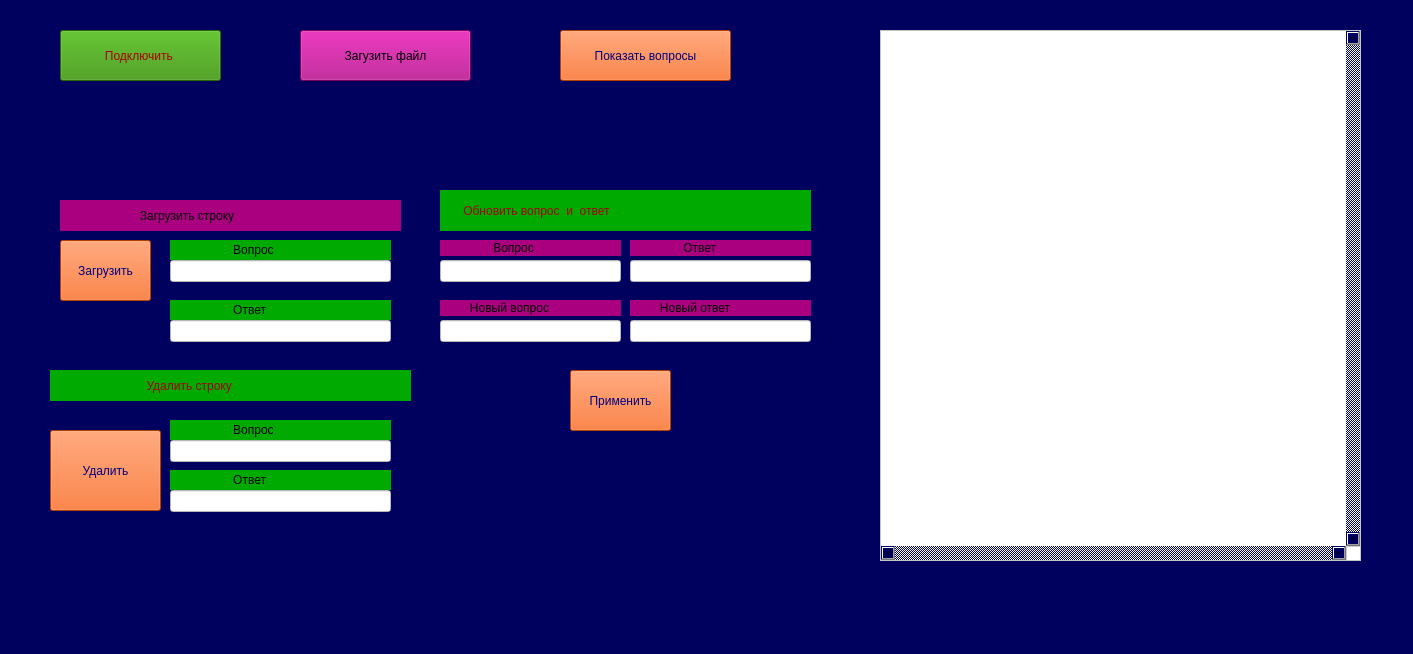
<?xml version="1.0" encoding="UTF-8"?>
<ui version="4.0">
 <class>MainWindow</class>
 <widget class="QMainWindow" name="MainWindow">
  <property name="geometry">
   <rect>
    <x>0</x>
    <y>0</y>
    <width>1413</width>
    <height>654</height>
   </rect>
  </property>
  <property name="windowTitle">
   <string>MainWindow</string>
  </property>
  <property name="styleSheet">
   <string notr="true">background-color: rgb(0, 0, 95);</string>
  </property>
  <widget class="QWidget" name="centralwidget">
   <widget class="QPushButton" name="Connect">
    <property name="geometry">
     <rect>
      <x>60</x>
      <y>30</y>
      <width>161</width>
      <height>51</height>
     </rect>
    </property>
    <property name="styleSheet">
     <string notr="true">background-color: rgb(52, 144, 3);
font: 12pt &quot;Segoe UI&quot;;
color: rgb(170, 0, 0);</string>
    </property>
    <property name="text">
     <string>Подключить </string>
    </property>
   </widget>
   <widget class="QPushButton" name="sellect_all">
    <property name="geometry">
     <rect>
      <x>560</x>
      <y>30</y>
      <width>171</width>
      <height>51</height>
     </rect>
    </property>
    <property name="styleSheet">
     <string notr="true">background-color: rgb(255, 85, 0);
font: 12pt &quot;Segoe UI&quot;;
color: rgb(0, 0, 127);</string>
    </property>
    <property name="text">
     <string>Показать вопросы</string>
    </property>
   </widget>
   <widget class="QPushButton" name="Load_exel">
    <property name="geometry">
     <rect>
      <x>300</x>
      <y>30</y>
      <width>171</width>
      <height>51</height>
     </rect>
    </property>
    <property name="styleSheet">
     <string notr="true">background-color: rgb(170, 0, 127);
font: 12pt &quot;Segoe UI&quot;;</string>
    </property>
    <property name="text">
     <string>Загузить файл</string>
    </property>
   </widget>
   <widget class="QLabel" name="label">
    <property name="geometry">
     <rect>
      <x>60</x>
      <y>200</y>
      <width>341</width>
      <height>31</height>
     </rect>
    </property>
    <property name="styleSheet">
     <string notr="true">background-color: rgb(170, 0, 127);
font: 12pt &quot;Segoe UI&quot;;</string>
    </property>
    <property name="text">
     <string>                        Загрузить строку</string>
    </property>
   </widget>
   <widget class="QLabel" name="label_2">
    <property name="geometry">
     <rect>
      <x>170</x>
      <y>240</y>
      <width>221</width>
      <height>20</height>
     </rect>
    </property>
    <property name="styleSheet">
     <string notr="true">background-color: rgb(0, 170, 0);</string>
    </property>
    <property name="text">
     <string>                   Вопрос</string>
    </property>
   </widget>
   <widget class="QLabel" name="label_3">
    <property name="geometry">
     <rect>
      <x>170</x>
      <y>470</y>
      <width>221</width>
      <height>20</height>
     </rect>
    </property>
    <property name="styleSheet">
     <string notr="true">background-color: rgb(0, 170, 0);</string>
    </property>
    <property name="text">
     <string>                   Ответ </string>
    </property>
   </widget>
   <widget class="QLineEdit" name="new_qwestion">
    <property name="geometry">
     <rect>
      <x>170</x>
      <y>260</y>
      <width>221</width>
      <height>22</height>
     </rect>
    </property>
    <property name="styleSheet">
     <string notr="true">background-color: rgb(255, 255, 255);</string>
    </property>
   </widget>
   <widget class="QLineEdit" name="new_answer">
    <property name="geometry">
     <rect>
      <x>170</x>
      <y>320</y>
      <width>221</width>
      <height>22</height>
     </rect>
    </property>
    <property name="styleSheet">
     <string notr="true">background-color: rgb(255, 255, 255);</string>
    </property>
   </widget>
   <widget class="QPushButton" name="Load_new">
    <property name="geometry">
     <rect>
      <x>60</x>
      <y>240</y>
      <width>91</width>
      <height>61</height>
     </rect>
    </property>
    <property name="styleSheet">
     <string notr="true">color: rgb(0, 0, 127);
background-color: rgb(255, 85, 0);
font: 12pt &quot;Segoe UI&quot;;</string>
    </property>
    <property name="text">
     <string>Загрузить</string>
    </property>
   </widget>
   <widget class="QLabel" name="label_4">
    <property name="geometry">
     <rect>
      <x>440</x>
      <y>190</y>
      <width>371</width>
      <height>41</height>
     </rect>
    </property>
    <property name="styleSheet">
     <string notr="true">color: rgb(170, 0, 0);
background-color: rgb(0, 170, 0);
font: 12pt &quot;Segoe UI&quot;;</string>
    </property>
    <property name="text">
     <string>       Обновить вопрос  и  ответ</string>
    </property>
   </widget>
   <widget class="QLabel" name="label_5">
    <property name="geometry">
     <rect>
      <x>440</x>
      <y>240</y>
      <width>181</width>
      <height>16</height>
     </rect>
    </property>
    <property name="styleSheet">
     <string notr="true">background-color: rgb(170, 0, 127);
font: 12pt &quot;Segoe UI&quot;;</string>
    </property>
    <property name="text">
     <string>                Вопрос</string>
    </property>
   </widget>
   <widget class="QLabel" name="label_6">
    <property name="geometry">
     <rect>
      <x>440</x>
      <y>300</y>
      <width>181</width>
      <height>16</height>
     </rect>
    </property>
    <property name="styleSheet">
     <string notr="true">font: 12pt &quot;Segoe UI&quot;;
background-color: rgb(170, 0, 127);</string>
    </property>
    <property name="text">
     <string>         Новый вопрос</string>
    </property>
   </widget>
   <widget class="QLineEdit" name="foungQ">
    <property name="geometry">
     <rect>
      <x>440</x>
      <y>260</y>
      <width>181</width>
      <height>22</height>
     </rect>
    </property>
    <property name="styleSheet">
     <string notr="true">background-color: rgb(255, 255, 255);</string>
    </property>
   </widget>
   <widget class="QLineEdit" name="Update_question">
    <property name="geometry">
     <rect>
      <x>440</x>
      <y>320</y>
      <width>181</width>
      <height>22</height>
     </rect>
    </property>
    <property name="styleSheet">
     <string notr="true">background-color: rgb(255, 255, 255);</string>
    </property>
   </widget>
   <widget class="QPushButton" name="UpdatEQ">
    <property name="geometry">
     <rect>
      <x>570</x>
      <y>370</y>
      <width>101</width>
      <height>61</height>
     </rect>
    </property>
    <property name="styleSheet">
     <string notr="true">font: 12pt &quot;Segoe UI&quot;;
background-color: rgb(255, 85, 0);
color: rgb(0, 0, 127);</string>
    </property>
    <property name="text">
     <string>Применить</string>
    </property>
   </widget>
   <widget class="QLabel" name="label_7">
    <property name="geometry">
     <rect>
      <x>50</x>
      <y>370</y>
      <width>361</width>
      <height>31</height>
     </rect>
    </property>
    <property name="styleSheet">
     <string notr="true">background-color: rgb(0, 170, 0);
color: rgb(170, 0, 0);
font: 12pt &quot;Segoe UI&quot;;</string>
    </property>
    <property name="text">
     <string>                             Удалить строку </string>
    </property>
   </widget>
   <widget class="QLineEdit" name="Del_qwestion">
    <property name="geometry">
     <rect>
      <x>170</x>
      <y>440</y>
      <width>221</width>
      <height>22</height>
     </rect>
    </property>
    <property name="styleSheet">
     <string notr="true">background-color: rgb(255, 255, 255);</string>
    </property>
   </widget>
   <widget class="QPushButton" name="pushButton">
    <property name="geometry">
     <rect>
      <x>50</x>
      <y>430</y>
      <width>111</width>
      <height>81</height>
     </rect>
    </property>
    <property name="styleSheet">
     <string notr="true">background-color: rgb(255, 85, 0);
color: rgb(0, 0, 127);
font: 12pt &quot;Segoe UI&quot;;</string>
    </property>
    <property name="text">
     <string>Удалить</string>
    </property>
   </widget>
   <widget class="QLabel" name="label_9">
    <property name="geometry">
     <rect>
      <x>630</x>
      <y>240</y>
      <width>181</width>
      <height>16</height>
     </rect>
    </property>
    <property name="styleSheet">
     <string notr="true">background-color: rgb(170, 0, 127);
font: 12pt &quot;Segoe UI&quot;;</string>
    </property>
    <property name="text">
     <string>                Ответ</string>
    </property>
   </widget>
   <widget class="QLabel" name="label_10">
    <property name="geometry">
     <rect>
      <x>630</x>
      <y>300</y>
      <width>181</width>
      <height>16</height>
     </rect>
    </property>
    <property name="styleSheet">
     <string notr="true">font: 12pt &quot;Segoe UI&quot;;
background-color: rgb(170, 0, 127);</string>
    </property>
    <property name="text">
     <string>         Новый ответ</string>
    </property>
   </widget>
   <widget class="QLineEdit" name="foundAns">
    <property name="geometry">
     <rect>
      <x>630</x>
      <y>260</y>
      <width>181</width>
      <height>22</height>
     </rect>
    </property>
    <property name="styleSheet">
     <string notr="true">background-color: rgb(255, 255, 255);</string>
    </property>
   </widget>
   <widget class="QLineEdit" name="Update_answer_2">
    <property name="geometry">
     <rect>
      <x>630</x>
      <y>320</y>
      <width>181</width>
      <height>22</height>
     </rect>
    </property>
    <property name="styleSheet">
     <string notr="true">background-color: rgb(255, 255, 255);</string>
    </property>
   </widget>
   <widget class="QTableWidget" name="tableWidget">
    <property name="geometry">
     <rect>
      <x>880</x>
      <y>30</y>
      <width>481</width>
      <height>531</height>
     </rect>
    </property>
    <property name="styleSheet">
     <string notr="true">background-color: rgb(255, 255, 255);</string>
    </property>
    <property name="verticalScrollBarPolicy">
     <enum>Qt::ScrollBarAlwaysOn</enum>
    </property>
    <property name="horizontalScrollBarPolicy">
     <enum>Qt::ScrollBarAlwaysOn</enum>
    </property>
   </widget>
   <widget class="QLineEdit" name="del_answer">
    <property name="geometry">
     <rect>
      <x>170</x>
      <y>490</y>
      <width>221</width>
      <height>22</height>
     </rect>
    </property>
    <property name="styleSheet">
     <string notr="true">background-color: rgb(255, 255, 255);</string>
    </property>
   </widget>
   <widget class="QLabel" name="label_11">
    <property name="geometry">
     <rect>
      <x>170</x>
      <y>420</y>
      <width>221</width>
      <height>20</height>
     </rect>
    </property>
    <property name="styleSheet">
     <string notr="true">background-color: rgb(0, 170, 0);</string>
    </property>
    <property name="text">
     <string>                   Вопрос</string>
    </property>
   </widget>
   <widget class="QLabel" name="label_12">
    <property name="geometry">
     <rect>
      <x>170</x>
      <y>300</y>
      <width>221</width>
      <height>20</height>
     </rect>
    </property>
    <property name="styleSheet">
     <string notr="true">background-color: rgb(0, 170, 0);</string>
    </property>
    <property name="text">
     <string>                   Ответ </string>
    </property>
   </widget>
  </widget>
  <widget class="QMenuBar" name="menubar">
   <property name="geometry">
    <rect>
     <x>0</x>
     <y>0</y>
     <width>1413</width>
     <height>22</height>
    </rect>
   </property>
  </widget>
  <widget class="QStatusBar" name="statusbar"/>
 </widget>
 <resources/>
 <connections/>
</ui>
